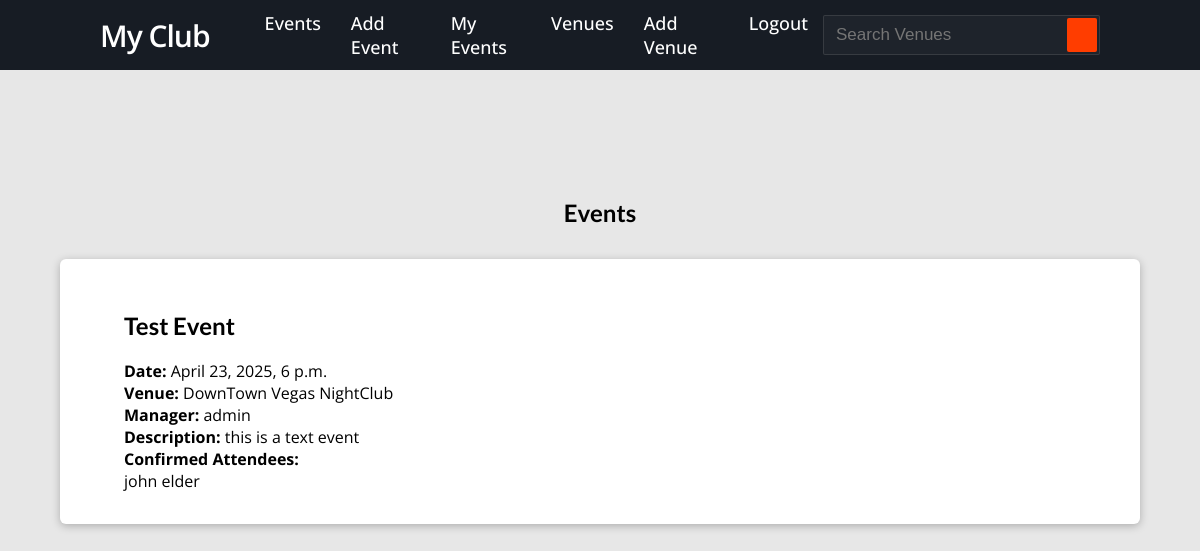
Screenshot of /my-events/ (signed in) with the database file from the repository.
### events/models.py (models this page shows, shortened)
class Event(models.Model):
    name = models.CharField('Event Name', max_length=120)
    date = models.DateTimeField('Event Date')
    venue = models.ForeignKey(Venue, blank=True, null=True, on_delete=models.CASCADE)
    manager = models.ForeignKey(User, null=True, on_delete=models.SET_NULL, blank=True)
    description = models.TextField(blank=True)
    attendees = models.ManyToManyField(MyClubUser, blank=True)

class Venue(models.Model):
    name = models.CharField('Venue Name', max_length=120)
    address = models.CharField(max_length=300)
    zip_code = models.CharField('Zip Code', max_length=15)
    phone = models.CharField('Contact Phone', max_length=25, blank=True)
    website = models.URLField('Website Address', blank=True)
    email_address = models.EmailField('Email Address', blank=True)
    owner = models.IntegerField('Venue Owner', blank=False, default=1)
    def __str__(self):
        return self.name

class MyClubUser(models.Model):
    first_name = models.CharField(max_length=30)
    last_name = models.CharField(max_length=30)
    email = models.EmailField('User Email')
    def __str__(self):
        return self.first_name + ' ' + self.last_name

### events/views.py (the view)
# urls.py: path('my-events/', views.my_events, name='my-events'),
def my_events(request):
    user_attendee = request.user.id
    my_events = Event.objects.filter(attendees=user_attendee)
    return render(request, 'events/my_events.html', {
        'my_events': my_events,
    })

### events/templates/events/my_events.html (shortened to what this page needs)
{% extends 'base.html' %}
{% load static %}
{% block css_files %}
    <link rel="stylesheet" href="{% static "events/my-events.css" %}">
{% endblock %}
{% block content %}
    {% if user.is_authenticated %}
        <section id="all-events">
            <h1>Events</h1>
            {% for event in my_events %}
                <ul>
                    <li>
                        <h2>{{ event.name }}</h2>
                    </li>
                    <li>
                        <strong>Date: </strong>
                        {{ event.date }}
                    </li>
                    <li>
                        <strong>Venue: </strong>
                        {{ event.venue }}
                    </li>
                    <li>
                        <strong>Manager: </strong>
                        {{ event.manager }}
                    </li>
                    <li>
                        <strong>Description: </strong>
                        {{ event.description }}
                    </li>
                    <li>
                        <strong>Confirmed Attendees:</strong><br>
                        {% for user in event.attendees.all %}
                            {{ user }}<br>
                        {% endfor %}
                    </li>
                </ul>
            {% endfor %}
        </section>
    {% else %}
        <section id="login-alert">
            <h1>Sorry! You must be logged in to view this page...</h1>
            <a href="{% url "login" %}">Log in</a>
        </section>
    {% endif %}
{% endblock %}

### static/app.css (style rules this page uses)
body { margin: 0; background-color: #e7e7e7; }
* { box-sizing: border-box; }
html { font-family: 'Open Sans', 'Lato', sans-serif; }
h1, h2, h3 { font-family: 'Lato', sans-serif; font-weight: bold; }

### events/static/events/my-events.css (style rules this page uses)
#all-events { margin: 8rem auto 3rem auto; width: 90%; max-width: 80rem; }
#all-events h1 { margin-top: 0; margin-bottom: 2rem; text-align: center; }
#all-events ul { box-shadow: 0 2px 8px rgba(0, 0, 0, 0.25); background-color: white; border-radius: 6px; padding: 2rem 4rem; }
#all-events li { list-style: none; }

### rows the page displays
Event: name "Test Event", date "April 23, 2025, 6 p.m.", venue "DownTown Vegas NightClub", manager "admin", description "this is a text event"
MyClubUser: first_name+last_name "john elder"
